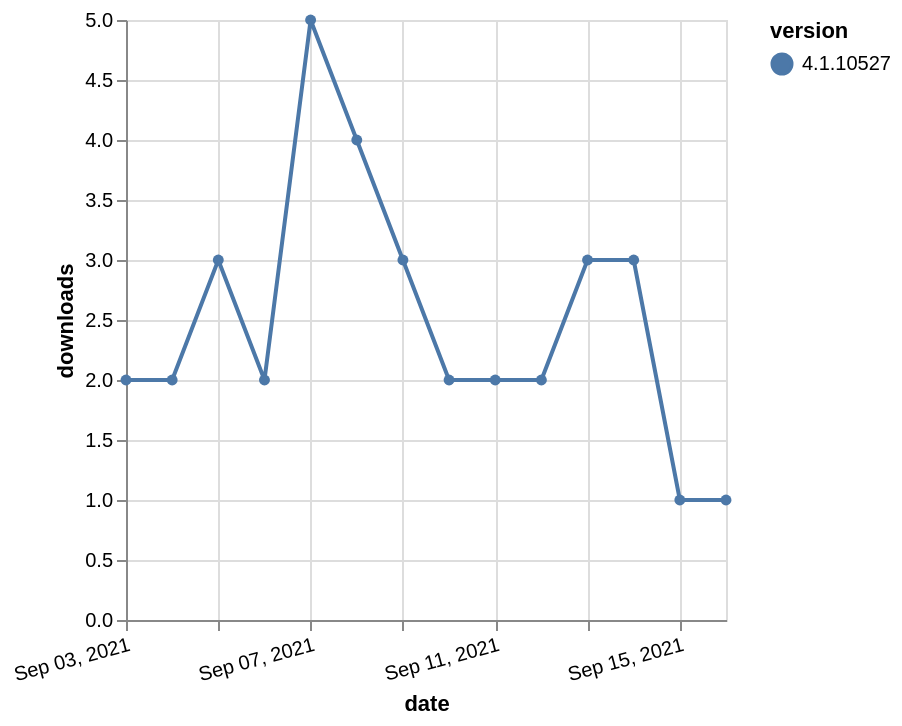

Vega-Lite specification for this chart:
### Vega-Lite specification from a JSON file in a GitHub repository (floating-point values rounded to 4 significant figures)
{"$schema": "https://vega.github.io/schema/vega-lite/v5.json", "description": "A simple bar chart with embedded data.", "data": {"values": [{"date": "2021-09-03", "total": 9469, "delta": 2, "version": "4.1.10527"}, {"date": "2021-09-04", "total": 9471, "delta": 2, "version": "4.1.10527"}, {"date": "2021-09-05", "total": 9474, "delta": 3, "version": "4.1.10527"}, {"date": "2021-09-06", "total": 9476, "delta": 2, "version": "4.1.10527"}, {"date": "2021-09-07", "total": 9481, "delta": 5, "version": "4.1.10527"}, {"date": "2021-09-08", "total": 9485, "delta": 4, "version": "4.1.10527"}, {"date": "2021-09-09", "total": 9488, "delta": 3, "version": "4.1.10527"}, {"date": "2021-09-10", "total": 9490, "delta": 2, "version": "4.1.10527"}, {"date": "2021-09-11", "total": 9492, "delta": 2, "version": "4.1.10527"}, {"date": "2021-09-12", "total": 9494, "delta": 2, "version": "4.1.10527"}, {"date": "2021-09-13", "total": 9497, "delta": 3, "version": "4.1.10527"}, {"date": "2021-09-14", "total": 9500, "delta": 3, "version": "4.1.10527"}, {"date": "2021-09-15", "total": 9501, "delta": 1, "version": "4.1.10527"}, {"date": "2021-09-16", "total": 9502, "delta": 1, "version": "4.1.10527"}]}, "width": "container", "mark": {"type": "line", "point": {"filled": true}}, "encoding": {"x": {"field": "date", "type": "temporal", "timeUnit": "yearmonthdate", "title": "date", "axis": {"labelAngle": -15}}, "y": {"field": "delta", "type": "quantitative", "title": "downloads"}, "color": {"field": "version", "type": "nominal"}, "tooltip": {"field": "delta"}}}
